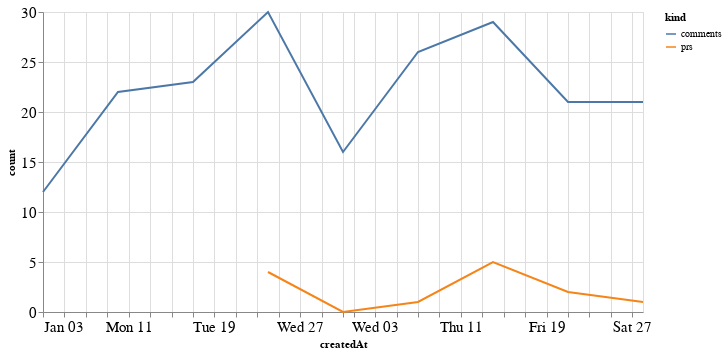

Write notebook code for a chart like this one.
### Code cell
alt.Chart(total_time, width=600).mark_line().encode(
    x='createdAt',
    y='count',
    color='kind'
)

### Figure 1 — Vega-Lite specification as saved in the notebook (floating-point values rounded to 4 significant figures)
{"config": {"axisLeft": {"labelFontSize": 15}, "axisBottom": {"labelFontSize": 15}}, "data": {"name": "data-637f6d03eaca42db5d8983e9c8f0ae42"}, "mark": "line", "encoding": {"color": {"type": "nominal", "field": "kind"}, "x": {"type": "temporal", "field": "createdAt"}, "y": {"type": "quantitative", "field": "count"}}, "width": 600, "$schema": "https://vega.github.io/schema/vega-lite/v4.8.1.json", "datasets": {"data-637f6d03eaca42db5d8983e9c8f0ae42": [{"createdAt": "2021-01-24T00:00:00", "kind": "prs", "count": 4.0}, {"createdAt": "2021-01-31T00:00:00", "kind": "prs", "count": 0.0}, {"createdAt": "2021-02-07T00:00:00", "kind": "prs", "count": 1.0}, {"createdAt": "2021-02-14T00:00:00", "kind": "prs", "count": 5.0}, {"createdAt": "2021-02-21T00:00:00", "kind": "prs", "count": 2.0}, {"createdAt": "2021-02-28T00:00:00", "kind": "prs", "count": 1.0}, {"createdAt": "2021-01-03T00:00:00", "kind": "prs", "count": null}, {"createdAt": "2021-01-10T00:00:00", "kind": "prs", "count": null}, {"createdAt": "2021-01-17T00:00:00", "kind": "prs", "count": null}, {"createdAt": "2021-01-24T00:00:00", "kind": "comments", "count": 30.0}, {"createdAt": "2021-01-31T00:00:00", "kind": "comments", "count": 16.0}, {"createdAt": "2021-02-07T00:00:00", "kind": "comments", "count": 26.0}, {"createdAt": "2021-02-14T00:00:00", "kind": "comments", "count": 29.0}, {"createdAt": "2021-02-21T00:00:00", "kind": "comments", "count": 21.0}, {"createdAt": "2021-02-28T00:00:00", "kind": "comments", "count": 21.0}, {"createdAt": "2021-01-03T00:00:00", "kind": "comments", "count": 12.0}, {"createdAt": "2021-01-10T00:00:00", "kind": "comments", "count": 22.0}, {"createdAt": "2021-01-17T00:00:00", "kind": "comments", "count": 23.0}]}}
